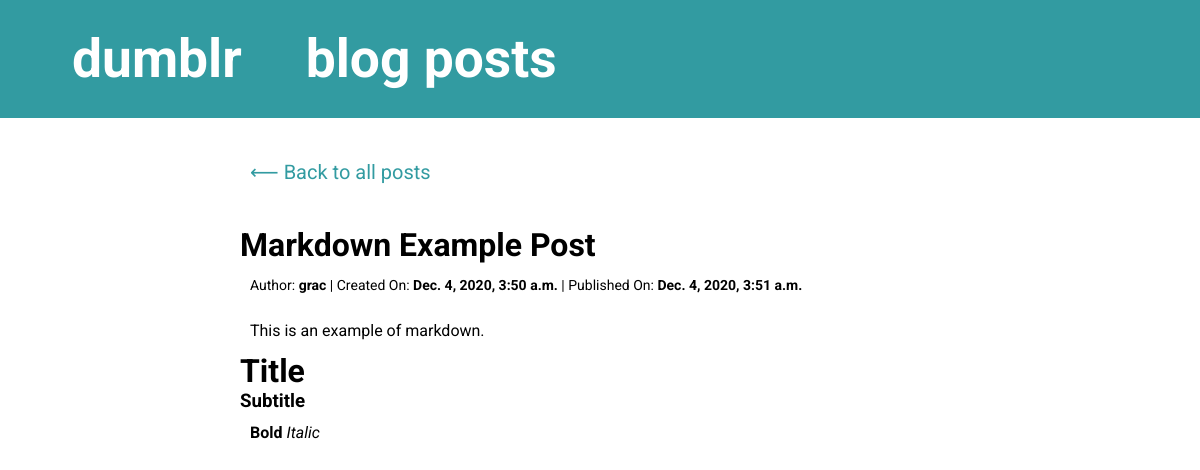
Screenshot of /post/9/ with the database file from the repository.
### blog/models.py (models this page shows, shortened)
class Post(models.Model):
    author = models.ForeignKey(settings.AUTH_USER_MODEL, on_delete=models.CASCADE)
    title = models.CharField(max_length=200)
    text = models.TextField()
    created_date = models.DateTimeField(default=timezone.now)
    published_date = models.DateTimeField(blank=True, null=True)

### blog/views.py (the view)
# urls.py: path('post/<str:id>/', views.post_detail, name='post_detail'),
def post_detail(request, id):
    post = get_object_or_404(Post, id=id)
    return render(request, 'blog/post_detail.html', {'post': post, 'html': markdown_to_html(post.text)})

### blog/views.py (called while the page is built)
def markdown_to_html(md):
    markdowner = Markdown()
    return markdowner.convert(md)

### blog/templates/blog/post_detail.html
{% extends 'blog/base.html' %}
{% load staticfiles %}
{% block styles %}
<link rel="stylesheet" href="{% static 'css/post-detail.css' %}">
{% endblock %}
{% block content %}
    <div class="post-container">
        <div class="post">
            <p class="back-button"><a href="/blog">⟵ Back to all posts</a></p>
            <h1>{{ post.title }}</h1>
            <p class="publish-details">Author: <b>{{ post.author }}</b> |
            Created On: <b>{{ post.created_date }}</b> |
            Published On: <b>{{ post.published_date }}</b></p>
            <p>{{ html|safe }}</p>
        </div>
    </div>
{% endblock %}

### blog/static/css/base.css (style rules this page uses)
* { margin: 0px; }
body { font-family: 'Roboto'; }
a { color: #329ba1; text-decoration: none; }

### blog/static/css/post-detail.css (style rules this page uses)
.post-container { align-items: center; margin: 40px 100px; }
.post { margin: auto; max-width: 720px; transition: 0.3s; }
.post p, .post h2 { line-height: 140%; margin: 10px; }
.post .publish-details { font-size: 14px; margin-top: 12px; margin-bottom: 24px; }
.post .back-button { font-size: 20px; margin-bottom: 40px; }

### rows the page displays
Post: title "Markdown Example Post", author "grac", created_date "Dec. 4, 2020, 3:50 a.m.", published_date "Dec. 4, 2020, 3:51 a.m."

### other values shown
{{ html|safe }} "This is an example of markdown. Title Subtitle Bold Italic"
